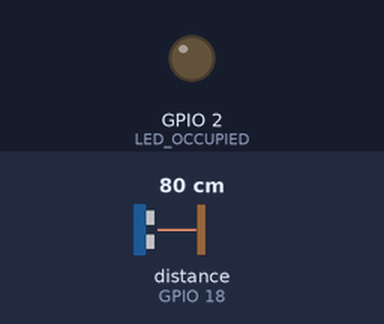
Bench run of a sketch on a simulated ESP32. Parts: output pins drawn as LEDs (lit = HIGH). Wiring (inferred from the names in the program): ultrasonic range finder: trigger GPIO 5; echo GPIO 18. The inputs (shaded band) are chosen by the test bench; at power-on: distance to the obstacle (sensor on GPIO 18) 80 cm. The echo pulse lasts 58.3 µs per cm; WiFi joins after 1.5 s; servers stay silent unless stated; uploads are accepted with an empty reply; pins used as bus, display or sensor lines are not drawn; what the sketch prints to the serial monitor is not drawn.

Above: at 0.1 s.
At 1.6 s:
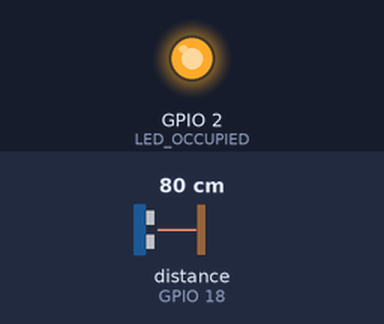
Timing chart, 0 to 3.1 s (numbered marks = the images above):
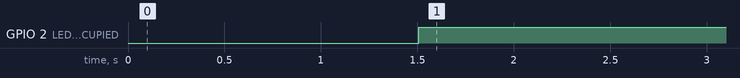

Measured:
- by itself, GPIO 2 (LED_OCCUPIED): LOW → HIGH at 1.5 s

The sketch:

esp32_ultrasonic.ino
```cpp
/*
 * SmartPark RTD - ESP32 + HC-SR04 Ultrasonic Parking Slot Sensor Node
 * Streams real-time occupancy readings to the FastAPI backend over HTTP/JSON.
 */

#include <WiFi.h>
#include <HTTPClient.h>

// WiFi Credentials
const char* WIFI_SSID = "YOUR_WIFI_SSID";
const char* WIFI_PASSWORD = "YOUR_WIFI_PASSWORD";

// FastAPI Backend Endpoint & IoT Key
const char* API_URL = "http://YOUR_SERVER_IP:8000/api/iot/sensor-data";
const char* IOT_API_KEY = "esp32-smartpark-device-key-2026";
const char* SENSOR_ID = "ESP32-L1-S01";

// HC-SR04 Pins
const int TRIG_PIN = 5;
const int ECHO_PIN = 18;
const int LED_OCCUPIED = 2;

const float OCCUPANCY_THRESHOLD_CM = 100.0;
bool lastDetected = false;
unsigned long lastSendMs = 0;

float measureDistanceCm() {
  digitalWrite(TRIG_PIN, LOW);
  delayMicroseconds(2);
  digitalWrite(TRIG_PIN, HIGH);
  delayMicroseconds(10);
  digitalWrite(TRIG_PIN, LOW);

  long duration = pulseIn(ECHO_PIN, HIGH, 30000);
  if (duration == 0) return 250.0;
  return (duration * 0.0343) / 2.0;
}

void sendTelemetry(float distanceCm, bool detected) {
  if (WiFi.status() != WL_CONNECTED) return;

  HTTPClient http;
  http.begin(API_URL);
  http.addHeader("Content-Type", "application/json");
  http.addHeader("X-IoT-Key", IOT_API_KEY);

  String payload = "{";
  payload += "\"sensor_id\":\"" + String(SENSOR_ID) + "\",";
  payload += "\"distance_cm\":" + String(distanceCm, 1) + ",";
  payload += "\"vehicle_detected\":" + String(detected ? "true" : "false") + ",";
  payload += "\"source\":\"iot_esp32\"";
  payload += "}";

  int code = http.POST(payload);
  Serial.printf("[ESP32] Sent reading: %.1f cm | detected=%d | HTTP %d\n", distanceCm, detected, code);
  http.end();
}

void setup() {
  Serial.begin(115200);
  pinMode(TRIG_PIN, OUTPUT);
  pinMode(ECHO_PIN, INPUT);
  pinMode(LED_OCCUPIED, OUTPUT);

  WiFi.begin(WIFI_SSID, WIFI_PASSWORD);
  Serial.print("Connecting to WiFi");
  while (WiFi.status() != WL_CONNECTED) {
    delay(500);
    Serial.print(".");
  }
  Serial.println("\nWiFi Connected!");
}

void loop() {
  float dist = measureDistanceCm();
  bool detected = dist < OCCUPANCY_THRESHOLD_CM;
  digitalWrite(LED_OCCUPIED, detected ? HIGH : LOW);

  if (detected != lastDetected || (millis() - lastSendMs) > 15000) {
    sendTelemetry(dist, detected);
    lastDetected = detected;
    lastSendMs = millis();
  }
  delay(1500);
}
```
